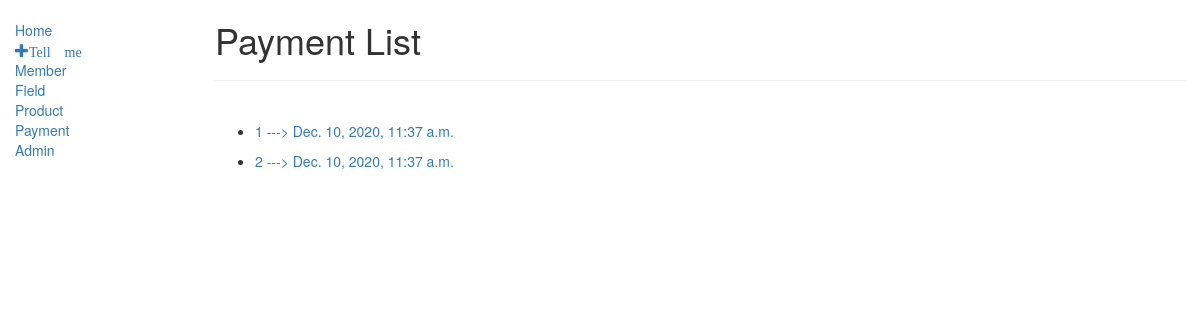
Page /store/payment_list/ on the earlier database version.
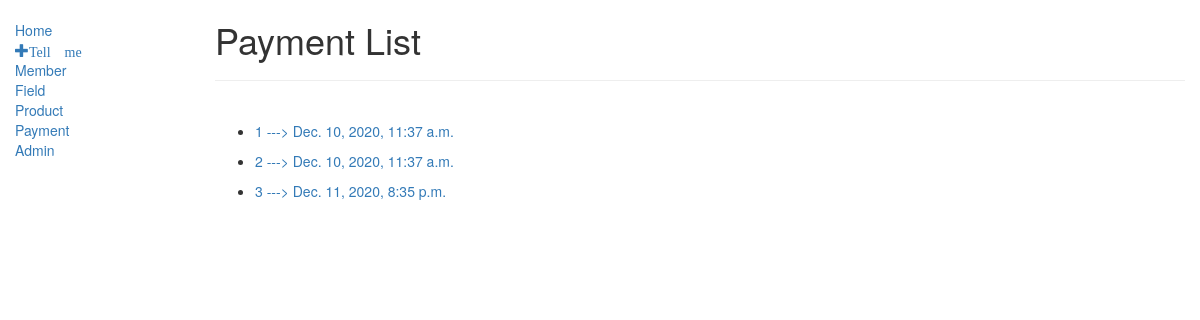
Same page on the later database version.
### store/models.py (models this page shows, shortened)
class Payment(models.Model):
    payer = models.ForeignKey(Member, on_delete=models.CASCADE, null=True, blank=True)
    amount = models.CharField(max_length=8, null=True, blank=True)
    product = models.ForeignKey(Product, on_delete=models.CASCADE, null=True, blank=True)
    number = models.PositiveIntegerField(default=0, null=True, blank=True)
    date = models.DateTimeField(null=True, blank=True)
    method = models.ForeignKey(PaymentMethod, on_delete=models.CASCADE, null=True, blank=True)

### store/views.py (the view)
# urls.py: path('payment_list/', views.PaymentListView.as_view(), name="payment_list_url"),
class PaymentListView(generic.ListView):
    model = models.Payment
    template_name = 'store/payment/payment_list.html'

### store/templates/store/payment/payment_list.html (shortened to what this page needs)
{% extends 'base.html' %}
{% block content %}
<h1>Payment List</h1>
<hr><br>
{% for payment in object_list %}
<ul>
    <li><a href="{% url 'store:payment_detail_url' payment.id %}">{{payment.id}} ---> {{payment.date}}</a></li>
</ul>
{% endfor %}
{% endblock %}

Differences in the rows shown:
added Payment: id "3", date "Dec. 11, 2020, 8:35 p.m."
